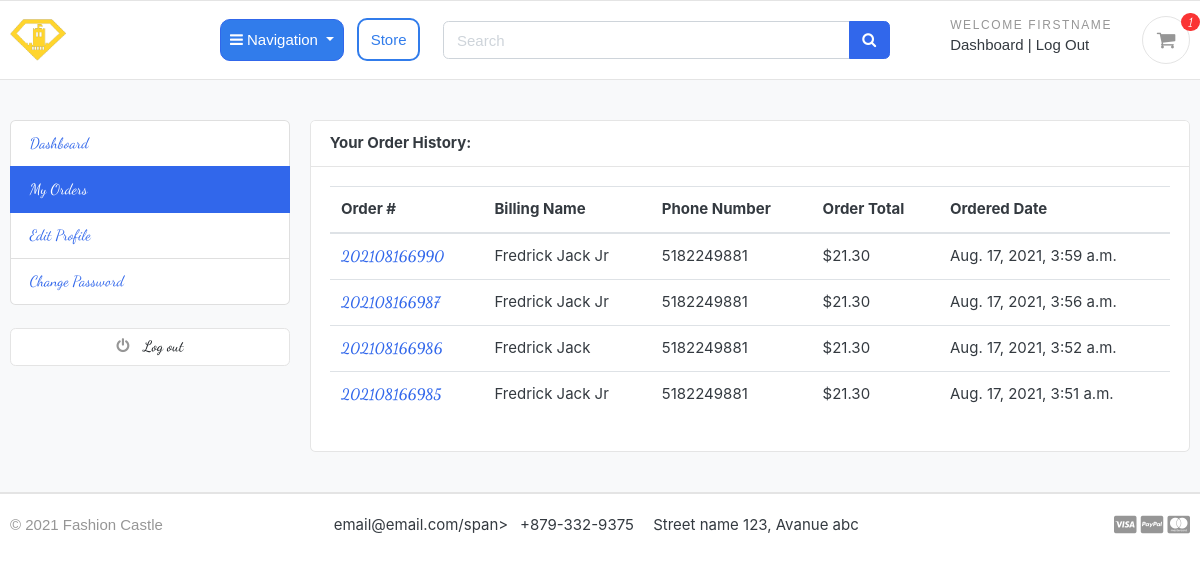
The page /accounts/my_orders/ (signed in) on the database its author committed.
### accounts/models.py (models this page shows, shortened)
class Account(AbstractBaseUser):
    first_name      = models.CharField(max_length=50)
    last_name       = models.CharField(max_length=50)
    username        = models.CharField(max_length=50, unique=True)
    email           = models.CharField(max_length=50, unique=True)
    phone_number    = models.CharField(max_length=20, blank=True)
    date_joined     = models.DateTimeField(auto_now_add=True)
    last_login      = models.DateTimeField(auto_now_add=True)
    is_admin        = models.BooleanField(default=False)
    is_staff        = models.BooleanField(default=False)
    is_active       = models.BooleanField(default=False)
    is_superadmin   = models.BooleanField(default=False)
    USERNAME_FIELD = 'email'
    REQUIRED_FIELDS = ['username', 'first_name', 'last_name']
    objects = MyAccountManager()

### orders/models.py (models this page shows, shortened)
class Order(models.Model):
    STATUS = (
        ('New', 'New'),
        ('Accepted', 'Accepted'),
        ('Shipped', 'Shipped'),    #add a shipped option between accepted and completed
        ('Completed', 'Completed'),
        ('Cancelled', 'Cancelled'),
    )
    user = models.ForeignKey(Account, on_delete=models.SET_NULL, null=True)
    payment = models.ForeignKey(Payment, on_delete=models.SET_NULL, blank=True, null=True)
    order_number = models.CharField(max_length=20)
    tracking_number = models.CharField(max_length=100)
    first_name = models.CharField(max_length=50)
    last_name = models.CharField(max_length=50)
    phone = models.CharField(max_length=15)
    email = models.EmailField(max_length=50)
    address_line_1 = models.CharField(max_length=50)
    address_line_2 = models.CharField(max_length=50, blank=True)
    state = models.CharField(max_length=50)
    city = models.CharField(max_length=50)
    zip_code = models.CharField(max_length=10, default='')
    order_note = models.CharField(max_length=100, blank=True)
    order_total = models.DecimalField(max_digits=6, decimal_places=2)
    tax = models.DecimalField(max_digits=6, decimal_places=2)
    status = models.CharField(max_length=10, choices=STATUS, default='New')
    ip = models.CharField(blank=True, max_length=20)
    is_ordered = models.BooleanField(default=False)
    created_at = models.DateTimeField(auto_now_add=True)
    updated_at = models.DateTimeField(auto_now=True)
    def full_name(self):
        return f'{self.first_name} {self.last_name}'

### accounts/views.py (the view)
# urls.py: path('my_orders/', views.my_orders, name='my_orders'),
@login_required(login_url='login')
def my_orders(request):
    orders = Order.objects.filter(user=request.user, is_ordered=True).order_by('-created_at')
    context = {
        'orders': orders
    }
    return render(request, 'accounts/my_orders.html', context)

### carts/context_processors.py (called while the page is built)
def counter(request):
    cart_count = 0
    if 'admin' in request.path:
        return {}
    else:
        try:
            cart = Cart.objects.filter(cart_id=_cart_id(request))
            if request.user.is_authenticated:
                cart_items = CartItem.objects.all().filter(user=request.user)
            else:
                cart_items = CartItem.objects.all().filter(cart=cart[:1])
            for cart_item in cart_items:
                cart_count += cart_item.quantity
        except Cart.DoesNotExist:
            cart_count = 0
    return dict(cart_count=cart_count)

### carts/views.py (called while the page is built)
def _cart_id(request):
    cart = request.session.session_key
    if not cart:
        cart = request.session.create()
    return cart

### category/context_processors.py (called while the page is built)
def menu_links(request):
    links = Category.objects.all()
    return dict(links=links)

### category/models.py (called while the page is built)
    def get_url(self):
            return reverse('products_by_category', args=[self.slug])

### templates/accounts/my_orders.html (shortened to what this page needs)
{% extends  'base.html' %}
{% block content %}
    <section class="section-conten padding-y bg">
        <div class="container">
            <div class="row">
                {% include 'includes/dashboard_sidebar.html' %}
                <main class="col-md-9">
                    <article class="card">
                        <header class="card-header">
                            <strong class="d-inline-block mr-3">Your Order History:</strong>
                        </header>
                        <div class="card-body">
                            <div class="row">
                                <div class="col-md-12">
                                    <table class="table table-hover">
                                        <thead>
                                            <tr>
                                                <th scope="col">Order #</th>
                                                <th scope="col">Billing Name</th>
                                                <th scope="col">Phone Number</th>
                                                <th scope="col">Order Total</th>
                                                <th scope="col">Ordered Date</th>
                                            </tr>
                                        </thead>
                                        <tbody>
                                            {% for order in orders %}
                                                <tr>
                                                    <th scope="row">
                                                        <a href="{% url 'order_detail' order.order_number %}">{{ order.order_number }}</a>
                                                    </th>
                                                    <td>{{ order.full_name }}</td>
                                                    <td>{{ order.phone }}</td>
                                                    <td>${{ order.order_total }}</td>
                                                    <td>{{ order.created_at }}</td>
                                                </tr>
                                            {% endfor %}
                                        </tbody>
                                    </table>
                                </div>
                            </div>
                        </div>
                    </article>
                </main>
            </div>
        </div>
    </section>
{% endblock %}

### templates/includes/navbar.html (shortened to what this page needs)
{% load static %}
<header class="section-header">
    <section class="header-main border-bottom">
        <div class="container">
            <div class="row align-items-center">
                <div class="col-lg-2 col-md-3 col-6">
                    <a href="{% url 'home' %}" class="brand-wrap">
                        <img class="logo" src="{% static './images/custom-logo.png' %}">
                    </a>
                </div>
                <div class="col-lg-3 col-sm-6 col-8 order-2 order-lg-3">
                    <div class="d-flex justify-content-end mb-3 mb-lg-0">
                        {% if user.id is None %}
                            <div class="widget-header">
                                <small class="title text-muted">Welcome guest</small>
                                <div>
                                    <a href="{% url 'login' %}">Sign in</a>
                                    <span class="dark-transp">
                                        |
                                    </span>
                                    <a href="{% url 'register' %}">
                                        Register</a>
                                </div>
                            </div>
                        {% else %}
                            <div class="widget-header">
                                <small class="title text-muted">Welcome
                                    {{ user.first_name | capfirst }}</small>
                                <div>
                                    <a id="dashboard" href="{% url 'dashboard' %}">Dashboard</a>
                                    <span class="dark-transp">
                                        |
                                    </span>
                                    <a id="log-out" href="{% url 'logout' %}">Log Out</a>
                                </div>
                            </div>
                        {% endif %}
                        <a href="{% url 'cart' %}" class="widget-header cart-btn pl-3 ml-3">
                            <div class="icon icon-sm rounded-circle border">
                                <i class="fa fa-shopping-cart"></i>
                            </div>
                            <span class="badge badge-pill badge-primary notify">{{ cart_count }}</span>
                        </a>
                    </div>
                    </div>
                <div class="store-button">
                    <button type="button" class="categories btn btn-primary dropdown-toggle" type="button"
                    id="dropdownMenuButton"
                    data-mdb-toggle="dropdown"
                    aria-expanded="false" data-toggle="dropdown">
                        <i class="fa fa-bars"></i>
                        Navigation
                    </button>
                </div>
                <div class="store-parent">
                <a href="{% url 'store' %}" class="store" text-align="center" id="custom-btn-store">Store</a>
            </div>
                <div class="col-lg  col-md-6 col-sm-12 col-xs-12">
                    <form action="{% url 'search' %}" class="search">
                        <div class="input-group w-100">
                            <input type="text" class="form-control" style="width:60%;" placeholder="Search" name="keyword">
                                <div class="input-group-append">
                                    <button class="btn btn-primary" type="submit">
                                        <i class="fa fa-search fa-spin-hover"></i>
                                    </button>
                                </div>
                            </div>
                        </form>
                    </div>
                    </div>
                </div>
        </section>
    </header>

### static/css/ui.css (style rules this page uses)
html { font-family: "Inter", sans-serif; font-size: 15px; }
.icon-xs, .icon-sm, .icon-md, .icon-lg { display: inline-block; text-align: center; flex-shrink: 0; flex-grow: 0; }
.icon-sm { width: 48px; height: 48px; line-height: 48px !important; font-size: 20px; }
.padding-y { padding-top: 40px; padding-bottom: 40px; }
article:after, .form-group:after { display: block; clear: both; content: ""; }
.bg { background-color: #f8f9fa; }
.header-main { position: relative; padding-top: 1rem; padding-bottom: 1rem; }
.brand-wrap .logo, .navbar-brand .logo { margin-right: 7px; max-height: 42px; display: inline-block; }
.widget-header { display: inline-block; vertical-align: middle; position: relative; }
.widget-header a { color: #343a40; }
.widget-header i { color: #969696; }
.widget-header .title { display: block; }
.widget-header .notify { position: absolute; top: -3px; right: -10px; }
.notify { position: absolute; top: -4px; right: -10px; display: inline-block; padding: 0.25em 0.6em; font-size: 12px; line-height: 1; text-align: center; border-radius: 3rem; color: #fff; background-color: #fa3434; }

### fashioncastleback/static/css/custom.css (style rules this page uses)
:root { --sans-serif: 'Merriweather Sans', sans-serif; --script-font: 'Dancing Script', cursive; --button-color-blue: #317ceb; --button-color-hover: rgb(0, 110, 255); }
li, a, button { font-family: var(--script-font); }
.title { font-family: var(--sans-serif); text-transform: uppercase; letter-spacing: 1.6px; }
.header-main { font-family: var(--sans-serif); }
.store { --color: var(--button-color-blue); --hover: var(--button-color-hover); --border:#3167eb; }
#custom-btn-store { font-family: var(--sans-serif); text-align: center; margin: 0; color: var(--color); transition: 0.55s; -webkit-border-radius: 10px; -moz-border-radius: 10px; border-radius: 10px; background: none; border: 2px solid; font: inherit; line-height: 1; margin: 0.9em; padding: .75em; height: 10px; }
.store-parent { align-items: center; }
.categories { --color: var(--button-color-blue); --hover: var(--button-color-hover); --border:#3167eb; }
.categories { font-family: var(--sans-serif); text-align: center; color: white; background-color: var(--color); border: 1px solid var(--border); width: 100%; padding: .6rem; border-radius: 10px; }
#dashboard, #log-out { font-family: var(--sans-serif); }

### rows shown on the page
Account: first_name "FIRSTNAME"
Order: order_number "202108166990", full_name "Fredrick Jack Jr", phone "5182249881", order_total "21.30", created_at "Aug. 17, 2021, 3:59 a.m."
Order: order_number "202108166987", full_name "Fredrick Jack Jr", phone "5182249881", order_total "21.30", created_at "Aug. 17, 2021, 3:56 a.m."
Order: order_number "202108166986", full_name "Fredrick Jack", phone "5182249881", order_total "21.30", created_at "Aug. 17, 2021, 3:52 a.m."
Order: order_number "202108166985", full_name "Fredrick Jack Jr", phone "5182249881", order_total "21.30", created_at "Aug. 17, 2021, 3:51 a.m."

### other values the page prints
{{ cart_count }} "1"
